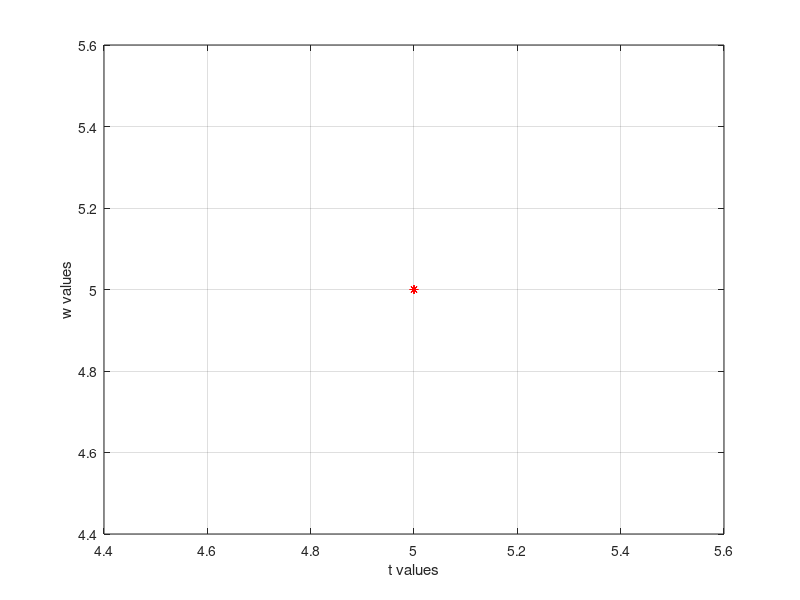

Here is the MATLAB script that generated this plot:
%120450016 - MASAYU FRANSTIKA

f = @(t,y) (4*exp(0.8*t)-0.5*y); #rumus
a = input('x0:  '); #sebagai x0
b = input('y0:  '); #y0
n = input('Iterasi: '); #iterasi             
alpha = input('x1:  '); #x1
 
h = (b-a)/n;                                                
t=[a zeros(1,n)]; 
w=[alpha zeros(1,n)];

 
for i = 1:n+1
  t(i+1)=t(i)+h;
  wprime=w(i)+(h/3)*f(t(i),w(i));
  w(i+1)=w(i)+(h/4)*(f(t(i),w(i))+3*f(t(i)+(2*h/3), w(i)+(2*h/3)*f(t(i)+h/3, wprime)));
  fprintf('%5.4f  %11.8f\n', t(i), w(i));
  plot(t(i),w(i),'r*'); grid on; 
  xlabel('t values'); ylabel('w values');
  hold on;
 end